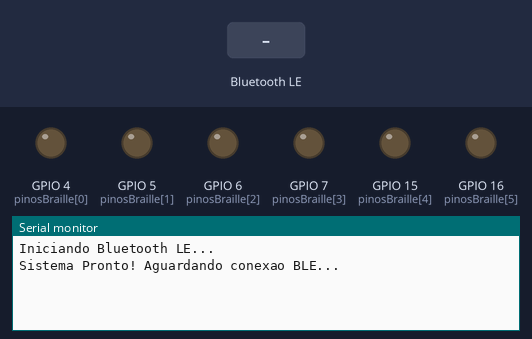
The sketch below on a simulated ESP32. On the bench: output pins drawn as LEDs (lit = HIGH), the last lines printed to the serial monitor. Inputs (shaded band) come from the test bench. Nothing arrives over Bluetooth unless stated; a phone connects over Bluetooth LE 3 s after start.

Above: at 1.2 s.
1.3 s: Bluetooth LE write "1" received
At 2.3 s:
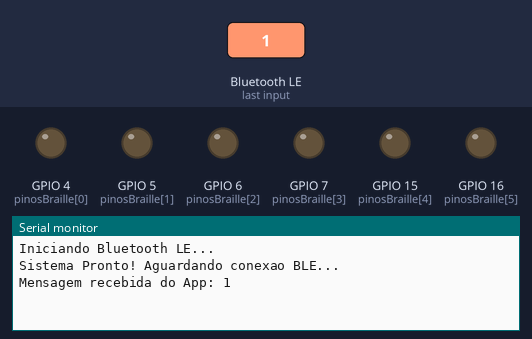
At 4.2 s:
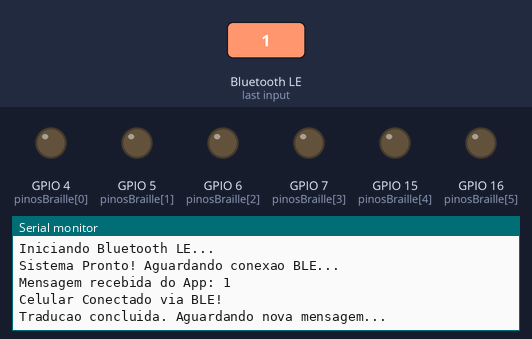

The sketch:

transmissor_braille_esp32.ino
```cpp
//   TRANSMISSOR BRAILLE — ESP32 com Bluetooth LE (BLE)


#include <BLEDevice.h>
#include <BLEServer.h>
#include <BLEUtils.h>
#include <BLE2902.h>
// --- CONFIGURAÇÕES DE HARDWARE ---
const int pinosBraille[6] = {4, 5, 6, 7, 15, 16};
// --- DICIONÁRIO BRAILLE (Invertido/Corrigido) ---
const byte alfabetoBraille[26][6] = {
  {0, 1, 1, 1, 1, 1}, // a
  {0, 0, 1, 1, 1, 1}, // b
  {0, 1, 1, 0, 1, 1}, // c
  {0, 1, 1, 0, 0, 1}, // d
  {0, 1, 1, 1, 0, 1}, // e
  {0, 0, 1, 0, 1, 1}, // f
  {0, 0, 1, 0, 0, 1}, // g
  {0, 0, 1, 1, 0, 1}, // h
  {1, 0, 1, 0, 1, 1}, // i
  {1, 0, 1, 0, 0, 1}, // j
  {0, 1, 0, 1, 1, 1}, // k
  {0, 0, 0, 1, 1, 1}, // l
  {0, 1, 0, 0, 1, 1}, // m
  {0, 1, 0, 0, 0, 1}, // n
  {0, 1, 0, 1, 0, 1}, // o
  {0, 0, 0, 0, 1, 1}, // p
  {0, 0, 0, 0, 0, 1}, // q
  {0, 0, 0, 1, 0, 1}, // r
  {1, 0, 0, 0, 1, 1}, // s
  {1, 0, 0, 0, 0, 1}, // t
  {0, 1, 0, 1, 1, 0}, // u
  {0, 0, 0, 1, 1, 0}, // v
  {1, 0, 1, 0, 0, 0}, // w
  {0, 1, 0, 0, 1, 0}, // x
  {0, 1, 0, 0, 0, 0}, // y
  {0, 1, 0, 1, 0, 0}  // z
};
// --- VARIÁVEIS DO BLE ---
BLEServer *pServer = NULL;
bool deviceConnected = false;
String mensagemPendente = "";
bool temMensagem = false;
// UUIDs padrão para comunicação tipo "Terminal/UART" via BLE
#define SERVICE_UUID           "6E400001-B5A3-F393-E0A9-E50E24DCCA9E"
#define CHARACTERISTIC_UUID_RX "6E400002-B5A3-F393-E0A9-E50E24DCCA9E"
// Declaração de funções
void traduzirParaBraille(String texto);
void exibirLetra(char letra);
void limparCelula();
// --- CLASSES DE CONTROLE DO BLE ---
class MyServerCallbacks: public BLEServerCallbacks {
    void onConnect(BLEServer* pServer) {
      deviceConnected = true;
      Serial.println("Celular Conectado via BLE!");
    };
    void onDisconnect(BLEServer* pServer) {
      deviceConnected = false;
      Serial.println("Celular Desconectado.");
      // Reinicia o anúncio do BLE para poder conectar de novo
      BLEDevice::startAdvertising();
    }
};
class MyCallbacks: public BLECharacteristicCallbacks {
    void onWrite(BLECharacteristic *pCharacteristic) {
      // Quando o celular envia uma mensagem, cai aqui
      String rxValue = pCharacteristic->getValue().c_str();

      if (rxValue.length() > 0) {
        rxValue.trim(); // Limpa espaços extras ou quebras de linha invisíveis
        mensagemPendente = rxValue;
        temMensagem = true; // Avisa o loop principal que tem trabalho a fazer
      }
    }
};
//   SETUP E LOOP
void setup() {
  Serial.begin(115200);
  // 1. Configura os pinos físicos
  for (int i = 0; i < 6; i++) {
    pinMode(pinosBraille[i], OUTPUT);
    digitalWrite(pinosBraille[i], LOW);
  }

  // 2. Inicia o dispositivo BLE
  Serial.println("Iniciando Bluetooth LE...");
  BLEDevice::init("ESP32_Braille_BLE"); // Nome que vai aparecer no seu app

  // 3. Cria o Servidor BLE
  pServer = BLEDevice::createServer();
  pServer->setCallbacks(new MyServerCallbacks());
  // 4. Cria o Serviço BLE (Usando UUID de UART padrão)
  BLEService *pService = pServer->createService(SERVICE_UUID);
  // 5. Cria a Característica RX (Para Receber dados do celular)
  BLECharacteristic * pRxCharacteristic = pService->createCharacteristic(
                       CHARACTERISTIC_UUID_RX,
                       BLECharacteristic::PROPERTY_WRITE
                     );
  pRxCharacteristic->setCallbacks(new MyCallbacks());
  // 6. Inicia o serviço e começa a anunciar
  pService->start();
  pServer->getAdvertising()->start();

  Serial.println("Sistema Pronto! Aguardando conexao BLE...");
}
void loop() {
  // Se recebemos uma mensagem do app, processamos aqui
  if (temMensagem) {
    Serial.print("Mensagem recebida do App: ");
    Serial.println(mensagemPendente);

    traduzirParaBraille(mensagemPendente);

    // Limpa a flag depois de terminar
    temMensagem = false;
    mensagemPendente = "";
    Serial.println("Traducao concluida. Aguardando nova mensagem...");
  }

  delay(20);
}
//   FUNÇÕES AUXILIARES
void traduzirParaBraille(String texto) {
  for (int i = 0; i < texto.length(); i++) {
    char caractereAtual = texto.charAt(i);

    if (caractereAtual == ' ') {
      Serial.println("[ ESPACO ]");
      limparCelula();
      delay(2000);
    } else {
      exibirLetra(caractereAtual);
      delay(2000);
    }

    limparCelula();
    delay(500);
  }
}
void exibirLetra(char letra) {
  letra = tolower(letra);

  if (letra >= 'a' && letra <= 'z') {
    int indice = letra - 'a';
    Serial.print("Letra: ");
    Serial.println(letra);
    for (int ponto = 0; ponto < 6; ponto++) {
      if (alfabetoBraille[indice][ponto] == 1) {
        digitalWrite(pinosBraille[ponto], HIGH);
      } else {
        digitalWrite(pinosBraille[ponto], LOW);
      }
    }
  } else {
    limparCelula();
  }
}
void limparCelula() {
  for (int i = 0; i < 6; i++) {
    digitalWrite(pinosBraille[i], LOW);
  }
}
```

Measured:
- after the input at 1.3 s, the serial monitor: prints a new line at once (image 1)
